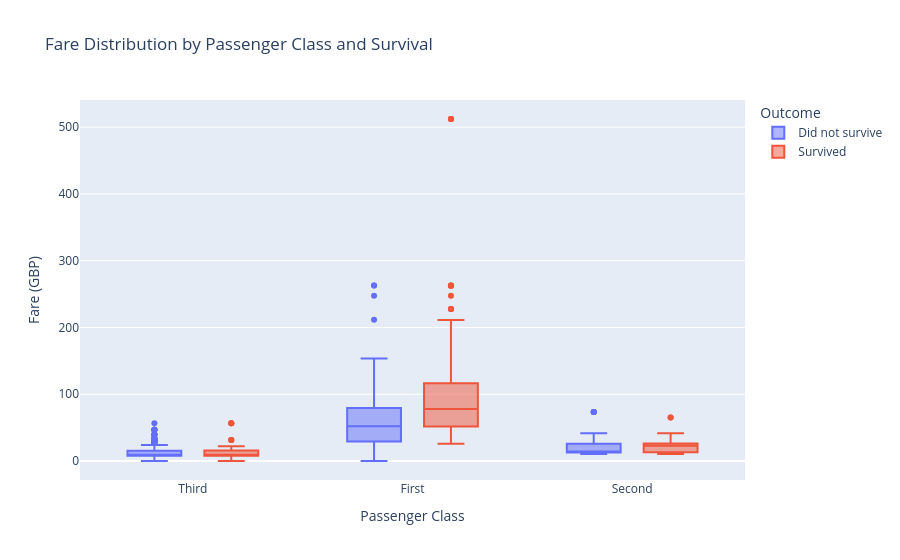

Here is the notebook cell this chart was saved with:
### Code cell
fig3 = px.box(
    df, x='class', y='fare', color='survived_label',
    points='outliers',
    title='Fare Distribution by Passenger Class and Survival',
    labels={'fare': 'Fare (GBP)', 'class': 'Passenger Class', 'survived_label': 'Outcome'}
)
fig3.write_html('fig3_fare_by_class.html')
fig3.show()

### Figure 1 — Plotly figure (JSON) as saved in the notebook; plotly's stock layout.template omitted (floating-point values rounded to 4 significant figures; data arrays with more than 128 entries replaced by an {"elided": "..."} marker saying what was removed)
{"data": [{"alignmentgroup": "True", "boxpoints": "outliers", "hovertemplate": "Outcome=Did not survive<br>Passenger Class=%{x}<br>Fare (GBP)=%{y}<extra></extra>", "legendgroup": "Did not survive", "marker": {"color": "#636efa"}, "name": "Did not survive", "notched": false, "offsetgroup": "Did not survive", "orientation": "v", "showlegend": true, "type": "box", "x": {"elided": "424 str values"}, "x0": " ", "xaxis": "x", "y": {"elided": "424 float values"}, "y0": " ", "yaxis": "y"}, {"alignmentgroup": "True", "boxpoints": "outliers", "hovertemplate": "Outcome=Survived<br>Passenger Class=%{x}<br>Fare (GBP)=%{y}<extra></extra>", "legendgroup": "Survived", "marker": {"color": "#EF553B"}, "name": "Survived", "notched": false, "offsetgroup": "Survived", "orientation": "v", "showlegend": true, "type": "box", "x": {"elided": "288 str values"}, "x0": " ", "xaxis": "x", "y": {"elided": "288 float values"}, "y0": " ", "yaxis": "y"}], "layout": {"boxmode": "group", "legend": {"title": {"text": "Outcome"}, "tracegroupgap": 0}, "title": {"text": "Fare Distribution by Passenger Class and Survival"}, "xaxis": {"anchor": "y", "domain": [0, 1], "title": {"text": "Passenger Class"}}, "yaxis": {"anchor": "x", "domain": [0, 1], "title": {"text": "Fare (GBP)"}}}}
